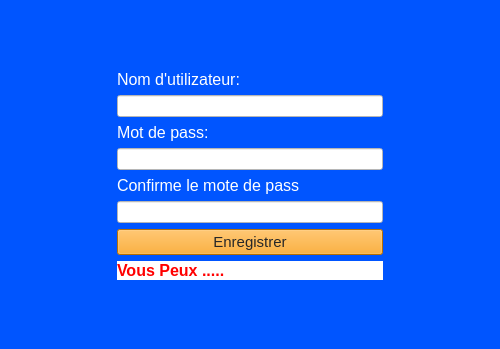
<?xml version="1.0" encoding="UTF-8"?>
<ui version="4.0">
 <class>Form</class>
 <widget class="QWidget" name="Form">
  <property name="geometry">
   <rect>
    <x>0</x>
    <y>0</y>
    <width>500</width>
    <height>349</height>
   </rect>
  </property>
  <property name="windowTitle">
   <string>Form</string>
  </property>
  <property name="styleSheet">
   <string notr="true">background-color:rgb(0, 85, 255)</string>
  </property>
  <layout class="QHBoxLayout" name="horizontalLayout" stretch="2,5,2">
   <item>
    <spacer name="horizontalSpacer_3">
     <property name="orientation">
      <enum>Qt::Horizontal</enum>
     </property>
     <property name="sizeHint" stdset="0">
      <size>
       <width>101</width>
       <height>20</height>
      </size>
     </property>
    </spacer>
   </item>
   <item>
    <layout class="QVBoxLayout" name="verticalLayout">
     <item>
      <spacer name="verticalSpacer">
       <property name="orientation">
        <enum>Qt::Vertical</enum>
       </property>
       <property name="sizeHint" stdset="0">
        <size>
         <width>20</width>
         <height>40</height>
        </size>
       </property>
      </spacer>
     </item>
     <item>
      <layout class="QVBoxLayout" name="verticalLayout_2">
       <item>
        <widget class="QLabel" name="label_9">
         <property name="font">
          <font>
           <family>Segoe UI</family>
           <pointsize>12</pointsize>
           <bold>false</bold>
          </font>
         </property>
         <property name="styleSheet">
          <string notr="true">color:white;font-size:12pt</string>
         </property>
         <property name="text">
          <string>Nom d'utilizateur:</string>
         </property>
         <property name="textFormat">
          <enum>Qt::PlainText</enum>
         </property>
        </widget>
       </item>
       <item>
        <widget class="QLineEdit" name="user_field">
         <property name="styleSheet">
          <string notr="true">background-color:rgb(255, 255, 255)</string>
         </property>
        </widget>
       </item>
       <item>
        <widget class="QLabel" name="label_10">
         <property name="font">
          <font>
           <family>Segoe UI</family>
           <pointsize>12</pointsize>
           <bold>false</bold>
          </font>
         </property>
         <property name="styleSheet">
          <string notr="true">color:white;font-size:12pt</string>
         </property>
         <property name="text">
          <string>Mot de pass:</string>
         </property>
         <property name="textFormat">
          <enum>Qt::PlainText</enum>
         </property>
        </widget>
       </item>
       <item>
        <widget class="QLineEdit" name="password_field">
         <property name="styleSheet">
          <string notr="true">background-color:rgb(255, 255, 255)</string>
         </property>
        </widget>
       </item>
       <item>
        <widget class="QLabel" name="label_11">
         <property name="font">
          <font>
           <family>Segoe UI</family>
           <pointsize>12</pointsize>
           <bold>false</bold>
          </font>
         </property>
         <property name="styleSheet">
          <string notr="true">color:white;font-size:12pt</string>
         </property>
         <property name="text">
          <string>Confirme le mote de pass</string>
         </property>
         <property name="textFormat">
          <enum>Qt::PlainText</enum>
         </property>
        </widget>
       </item>
       <item>
        <widget class="QLineEdit" name="password_field_2">
         <property name="styleSheet">
          <string notr="true">background-color:rgb(255, 255, 255)</string>
         </property>
        </widget>
       </item>
       <item>
        <widget class="QPushButton" name="enrigstre_button">
         <property name="font">
          <font>
           <family>Segoe UI</family>
           <pointsize>11</pointsize>
           <bold>false</bold>
          </font>
         </property>
         <property name="styleSheet">
          <string notr="true">color:rgb(39, 39, 39); background-color:rgb(255, 155, 3);</string>
         </property>
         <property name="text">
          <string>Enregistrer</string>
         </property>
        </widget>
       </item>
      </layout>
     </item>
     <item>
      <widget class="QLabel" name="label">
       <property name="font">
        <font>
         <pointsize>12</pointsize>
         <bold>true</bold>
        </font>
       </property>
       <property name="styleSheet">
        <string notr="true">color:red; background-color:white</string>
       </property>
       <property name="text">
        <string>Vous Peux .....</string>
       </property>
      </widget>
     </item>
     <item>
      <spacer name="verticalSpacer_2">
       <property name="orientation">
        <enum>Qt::Vertical</enum>
       </property>
       <property name="sizeHint" stdset="0">
        <size>
         <width>20</width>
         <height>40</height>
        </size>
       </property>
      </spacer>
     </item>
    </layout>
   </item>
   <item>
    <spacer name="horizontalSpacer_2">
     <property name="orientation">
      <enum>Qt::Horizontal</enum>
     </property>
     <property name="sizeHint" stdset="0">
      <size>
       <width>101</width>
       <height>20</height>
      </size>
     </property>
    </spacer>
   </item>
  </layout>
 </widget>
 <resources/>
 <connections/>
</ui>
